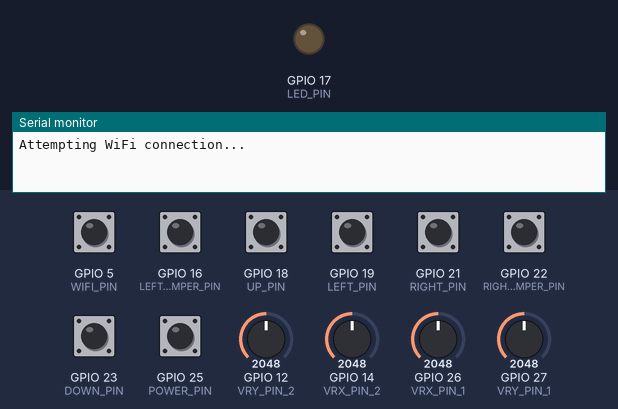
The sketch below on a simulated ESP32. On the bench: output pins drawn as LEDs (lit = HIGH), the last lines printed to the serial monitor. Inputs (shaded band) come from the test bench; at power-on: GPIO 5 (WIFI_PIN), GPIO 16 (LEFT_BUMPER_PIN), GPIO 18 (UP_PIN), GPIO 19 (LEFT_PIN), GPIO 21 (RIGHT_PIN), GPIO 22 (RIGHT_BUMPER_PIN), GPIO 23 (DOWN_PIN), GPIO 25 (POWER_PIN) HIGH, GPIO 12 (VRY_PIN_2) = 2048, GPIO 14 (VRX_PIN_2) = 2048, GPIO 26 (VRX_PIN_1) = 2048, GPIO 27 (VRY_PIN_1) = 2048. WiFi joins after 1.5 s; servers stay silent unless stated; uploads are accepted with an empty reply.

Above: at 0.6 s.
At 2.7 s:
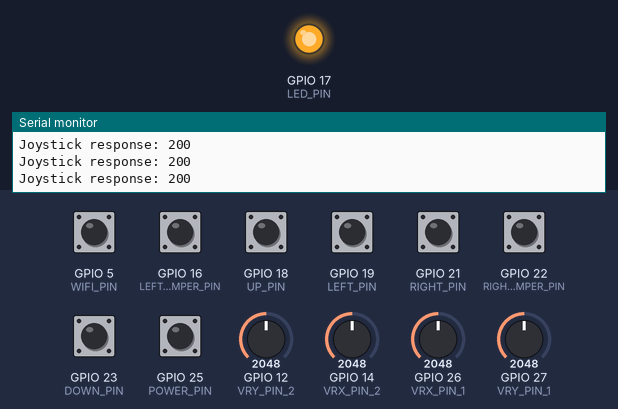
2.8 s: GPIO 16 (LEFT_BUMPER_PIN) pulled LOW for 0.25 s
4.5 s: GPIO 18 (UP_PIN) pulled LOW for 0.25 s
6.2 s: GPIO 19 (LEFT_PIN) pulled LOW for 0.25 s
7.9 s: GPIO 21 (RIGHT_PIN) pulled LOW for 0.25 s
9.6 s: GPIO 22 (RIGHT_BUMPER_PIN) pulled LOW for 0.25 s
11.3 s: GPIO 23 (DOWN_PIN) pulled LOW for 0.25 s
Timing chart, 0 to 14.0 s (numbered marks = the images above; inputs shaded):
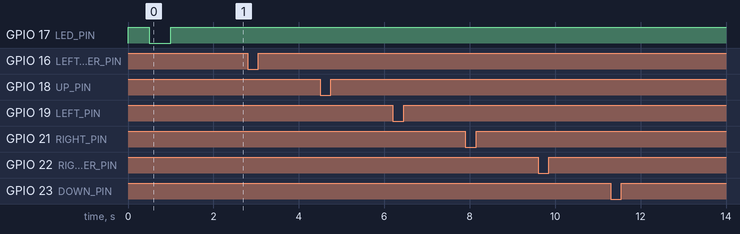

The sketch:

Controller_Real.ino
```cpp
#include "WiFi.h"
#include "HTTPClient.h"
#include "esp_sleep.h"
#include "driver/rtc_io.h"

//Wi-Fi
const char *ssid = "Group32";
const char *password = "Group32Password";

//pins
#define WIFI_PIN 5
#define POWER_PIN 25
#define LED_PIN 17

#define UP_PIN 18
#define RIGHT_PIN 21
#define DOWN_PIN 23
#define LEFT_PIN 19
#define LEFT_BUMPER_PIN 16
#define RIGHT_BUMPER_PIN 22

#define VRX_PIN_1 26
#define VRY_PIN_1 27
#define VRX_PIN_2 14
#define VRY_PIN_2 12

//timing
const unsigned long wifiHoldTime = 1500;
const unsigned long powerHoldTime = 1500;
const unsigned long joystickInterval = 100;

//states
bool wifiActionTaken = false;
bool powerActionTaken = false;
unsigned long wifiPressStart = 0;
unsigned long powerPressStart = 0;
unsigned long lastJoystickCheck = 0;

//joystick values
int xValue1 = 0, yValue1 = 0, xValue2 = 0, yValue2 = 0;

struct Button {
  const char* name;
  int pin;
  int index;
  bool lastState;
};

//array of basic buttons (not wi-fi and power)
Button buttons[] = {
  {"UP", UP_PIN, 0, HIGH},
  {"RIGHT", RIGHT_PIN, 1, HIGH},
  {"DOWN", DOWN_PIN, 2, HIGH},
  {"LEFT", LEFT_PIN, 3, HIGH},
  {"LEFT_BUMPER", LEFT_BUMPER_PIN, 4, HIGH},
  {"RIGHT_BUMPER", RIGHT_BUMPER_PIN, 5, HIGH}
};

void setup() {
  Serial.begin(115200);

  pinMode(LED_PIN, OUTPUT);
  digitalWrite(LED_PIN, LOW);

  pinMode(WIFI_PIN, INPUT_PULLUP);
  pinMode(POWER_PIN, INPUT_PULLUP);

  for (int i = 0; i < 6; i++) {
    pinMode(buttons[i].pin, INPUT_PULLUP);
  }

  pinMode(VRX_PIN_1, INPUT);
  pinMode(VRY_PIN_1, INPUT);
  pinMode(VRX_PIN_2, INPUT);
  pinMode(VRY_PIN_2, INPUT);

  //setup wake from deep sleep when power button held low
  esp_sleep_enable_ext0_wakeup((gpio_num_t)POWER_PIN, 0);

  //attempt Wi-Fi connection once on boot
  connectToWiFi();
}

void loop() {
  unsigned long currentMillis = millis();

  handleWifiButton(currentMillis);
  handlePowerButton(currentMillis);
  handleButtons();

  if (currentMillis - lastJoystickCheck >= joystickInterval) {
    handleJoystick();
    lastJoystickCheck = currentMillis;
  }
}

//read joystick values, send to rover
void handleJoystick() {
  xValue1 = analogRead(VRX_PIN_1);
  yValue1 = analogRead(VRY_PIN_1);
  xValue2 = analogRead(VRX_PIN_2);
  yValue2 = analogRead(VRY_PIN_2);
  sendJoystickInfo();
}

//checks all digital buttons and reports presses
void handleButtons() {
  for (int i = 0; i < 6; i++) {
    bool current = digitalRead(buttons[i].pin);
    if (buttons[i].lastState == HIGH && current == LOW) {
      Serial.printf("%s pressed!\n", buttons[i].name);
      buttonPressed(buttons[i].index);
    }
    buttons[i].lastState = current;
  }
}

//handle Wi-Fi button logic with hold detection
void handleWifiButton(unsigned long now) {
  bool wifiPressed = digitalRead(WIFI_PIN) == LOW;

  if (wifiPressed) {
    if (!wifiActionTaken) {
      if (wifiPressStart == 0) {
        wifiPressStart = now;
      } else if (now - wifiPressStart >= wifiHoldTime) {
        Serial.println("WiFi button held - reconnecting...");
        reconnectWifi();
        wifiActionTaken = true;
      }
    }
  } else {
    wifiPressStart = 0;
    wifiActionTaken = false;
  }
}

//handle power button logic with hold detection
void handlePowerButton(unsigned long now) {
  bool powerPressed = digitalRead(POWER_PIN) == LOW;

  if (powerPressed) {
    if (!powerActionTaken) {
      if (powerPressStart == 0) {
        powerPressStart = now;
      } else if (now - powerPressStart >= powerHoldTime) {
        Serial.println("Power button held - entering deep sleep...");
        flashAndSleep();
        powerActionTaken = true;
      }
    }
  } else {
    powerPressStart = 0;
    powerActionTaken = false;
  }
}

//disconnect Wi-Fi and reconnect
void reconnectWifi() {
  WiFi.disconnect(true);
  delay(100);
  connectToWiFi();
}

//initial Wi-Fi connection logic
void connectToWiFi() {
  Serial.println("Attempting WiFi connection...");

  WiFi.mode(WIFI_STA);
  WiFi.begin(ssid, password);

  int attempts = 20;
  while (WiFi.status() != WL_CONNECTED && attempts > 0) {
    digitalWrite(LED_PIN, (attempts % 2 == 0) ? HIGH : LOW);
    delay(500);
    attempts--;
  }

  if (WiFi.status() == WL_CONNECTED) {
    digitalWrite(LED_PIN, HIGH);
    WiFi.setSleep(true);
    Serial.println("Connected to Rover");
  } else {
    digitalWrite(LED_PIN, LOW);
    Serial.println("Failed to connect to Rover");
    WiFi.disconnect(true);
    WiFi.mode(WIFI_OFF);
  }
}

//blink LED, shut down wifi, stop power leakage from ADC pins, enter deep sleep
void flashAndSleep() {
  for (int i = 0; i < 3; i++) {
    digitalWrite(LED_PIN, HIGH);
    delay(300);
    digitalWrite(LED_PIN, LOW);
    delay(300);
  }

  pinMode(VRX_PIN_1, INPUT);
  pinMode(VRY_PIN_1, INPUT);
  pinMode(VRX_PIN_2, INPUT);
  pinMode(VRY_PIN_2, INPUT);
  digitalWrite(VRX_PIN_1, LOW);
  digitalWrite(VRY_PIN_1, LOW);
  digitalWrite(VRX_PIN_2, LOW);
  digitalWrite(VRY_PIN_2, LOW);

  adc_power_off();
  digitalWrite(LED_PIN, LOW);

  WiFi.disconnect(true);
  WiFi.mode(WIFI_OFF);
  delay(100);

  esp_deep_sleep_start();
}

//send button press to the rover
void buttonPressed(int index) {
  if (WiFi.status() == WL_CONNECTED) {
    HTTPClient http;
    http.begin("http://192.168.4.1/buttonpress");
    http.addHeader("Content-Type", "application/json");
    http.POST("{\"buttonIndex\": " + String(index) + "}");
    http.end();
  }
}

//send joystick position to the rover
void sendJoystickInfo() {
  if (WiFi.status() == WL_CONNECTED) {
    HTTPClient http;
    http.begin("http://192.168.4.1/controllerdata");
    http.addHeader("Content-Type", "application/json");

    String jsonData = "{\"joystickX1\": " + String(xValue1) +
                      ", \"joystickY1\": " + String(yValue1) +
                      ", \"joystickX2\": " + String(xValue2) +
                      ", \"joystickY2\": " + String(yValue2) + "}";

    int httpResponseCode = http.POST(jsonData);
    Serial.println("Joystick response: " + String(httpResponseCode));
    http.end();
  }
}

//reduce power consumption by isolating ADC GPIOs
void adc_power_off() {
  rtc_gpio_isolate(GPIO_NUM_26);
  rtc_gpio_isolate(GPIO_NUM_27);
  rtc_gpio_isolate(GPIO_NUM_14);
  rtc_gpio_isolate(GPIO_NUM_12);
}
```
